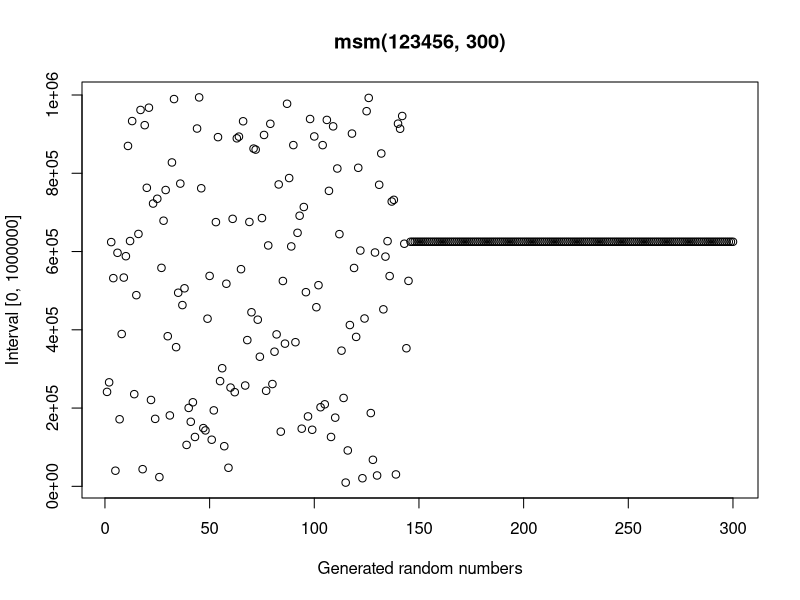
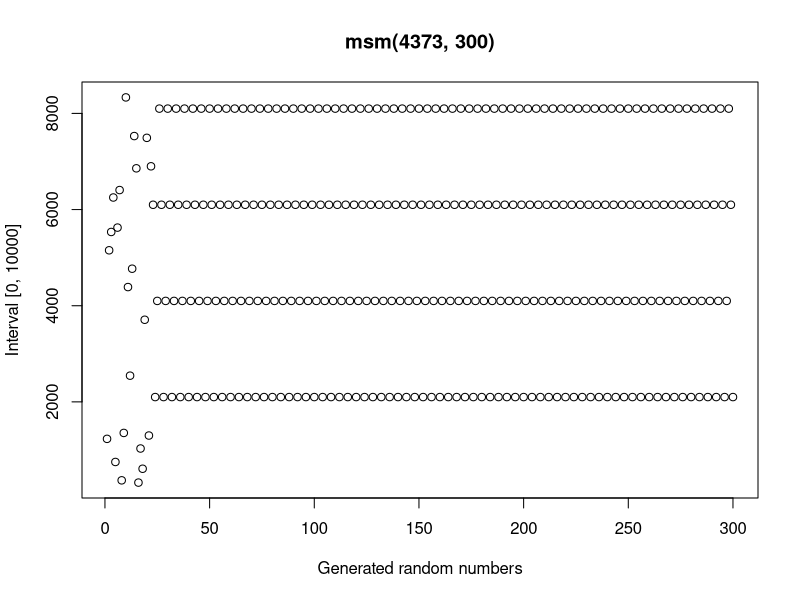
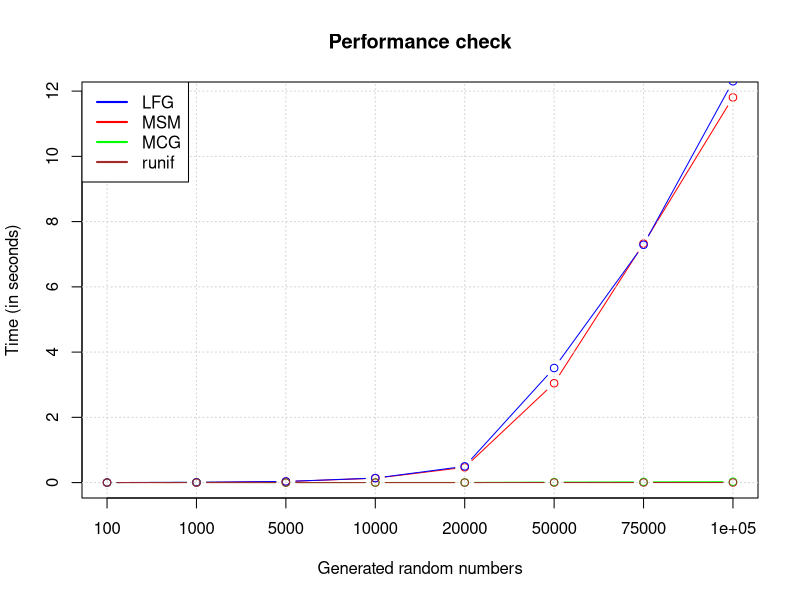
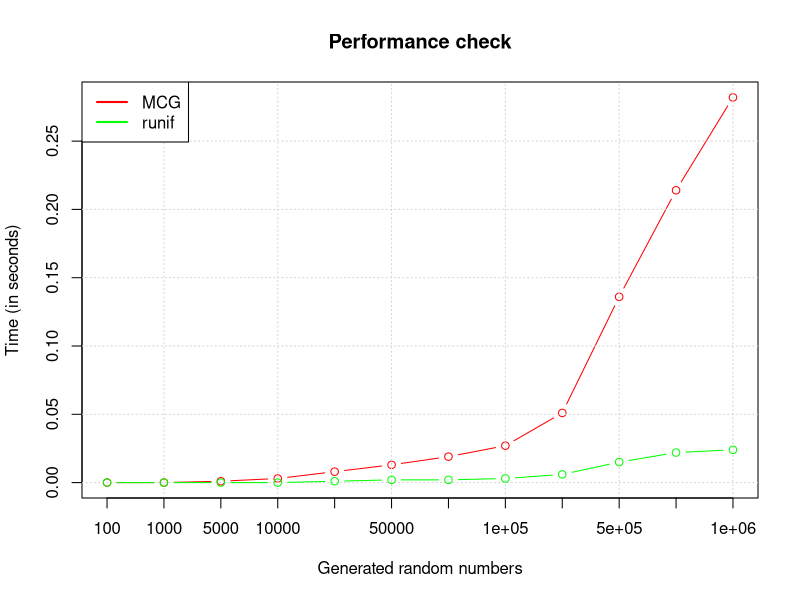
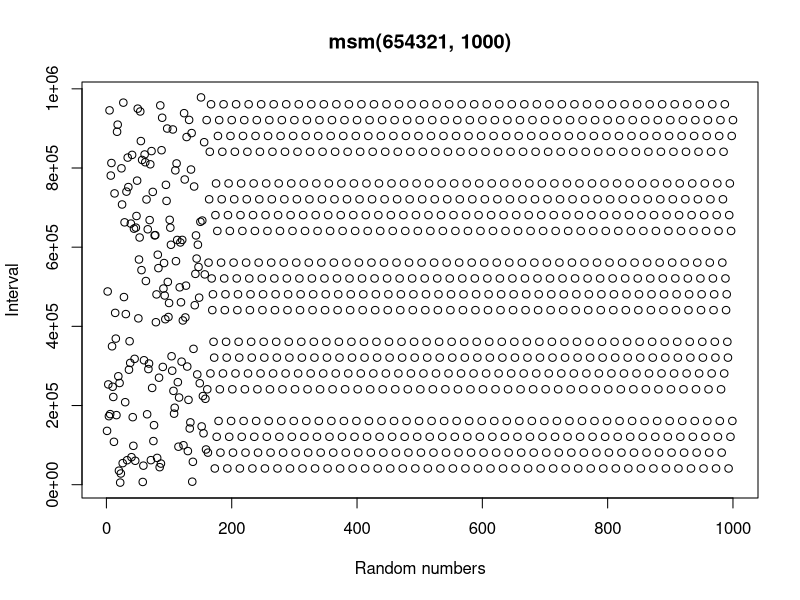
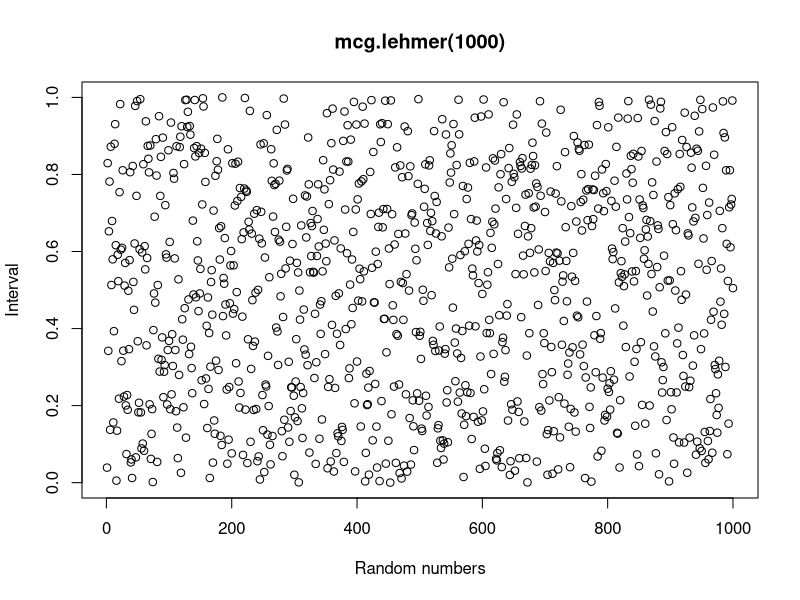
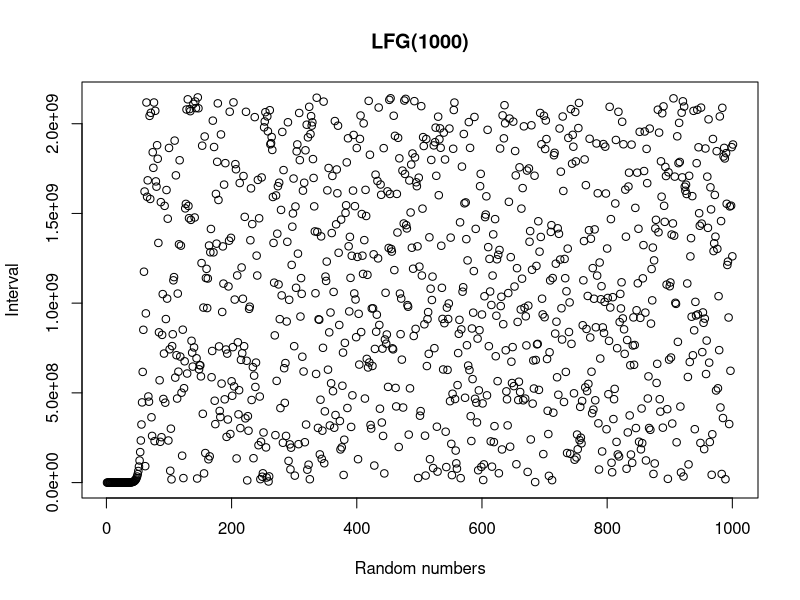
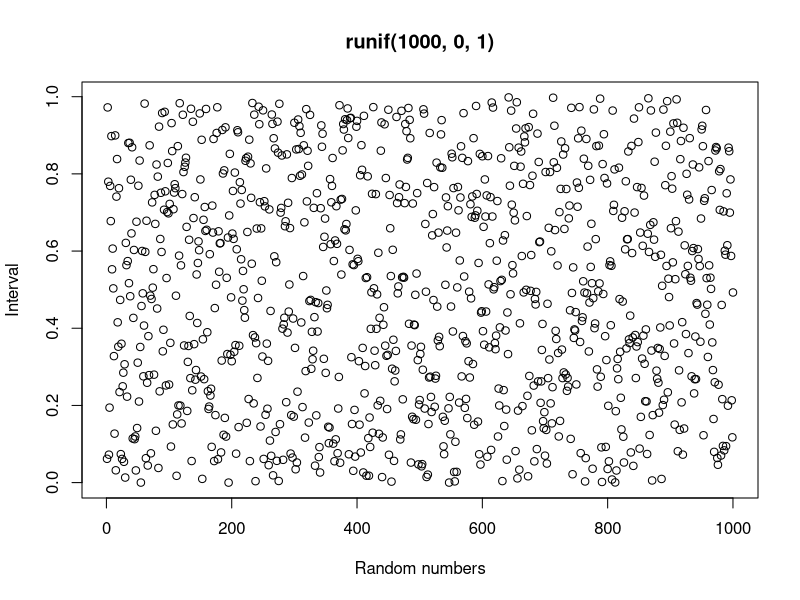

Write the R code that produced these figures, in order.
msm = function(Seed, n) {
    a = nchar(Seed)
    b = nchar(Seed)/2
    empty.vec = NULL
    for (i in 1:n) {
        Seedseed  = Seed^2
        Seed      = (Seedseed%/%10^b)%%10^a
        empty.vec = c(empty.vec, Seed)
    }
    return(empty.vec)
}


mcg.lehmer = function(n, a = 48271, m = 2147483647) {
    Rnum      = as.numeric(Sys.time())
    Rnumb.out = vector(length = n)
    for (i in 1:n) {
        Rnum         = (a * Rnum)%%m
        Rnumb.out[i] = Rnum/m
    }
    return(Rnumb.out)
}


LFG = function(n, j = 7, k = 10, m = 2147483647, Seed = c(4, 8, 2, 8, 3, 9, 1, 8, 7, 1)) {
    gn.out = NULL
    for (i in 0:n) {
        Output    = (Seed[j + i] + Seed[k + i])%%m
        i         = i + 1
        Seed      = append(Seed, Output)
        gn.out[i] = Output
    }
    return(gn.out)
}


# Figure 1:
plot(msm(123456, 300), main = "msm(123456, 300)", xlab = "Generated random numbers", ylab = "Interval [0, 1000000]")


# Figure 2:
plot(msm(4373, 300), main = "msm(4373, 300)", xlab = "Generated random numbers", ylab = "Interval [0, 10000]")


# Figure 3:
nmbrs = c(100, 1000, 5000, 10000, 20000, 50000, 75000, 1e+05)
timecheck.PRNG = function(input = nmbrs, n = length(input)) {
    a1 <<- vector()
    b1 <<- vector()
    c1 <<- vector()
    d1 <<- vector()
    for (i in 1:n) {
        a = system.time(msm(123456, input[i]))[1]
        b = system.time(mcg.lehmer(input[i]))[1]
        c = system.time(LFG(input[i]))[1]
        d = system.time(runif(input[i], 0, 1))[1]
        a1[i] <<- a
        b1[i] <<- b
        c1[i] <<- c
        d1[i] <<- d
    }
}

timecheck.PRNG()

plot(a1, type = "b", main = "Performance check", col = "red", xlab = "Generated random numbers", ylab = "Time (in seconds)", 
    xaxt = "n")
grid(nx = NULL, ny = NULL, col = "lightgray", lty = "dotted", lwd = par("lwd"), equilogs = TRUE)
lines(b1, col = "green", type = "b")
lines(c1, col = "blue", type = "b")
lines(d1, col = "brown", type = "b")
axis(1, at = 1:length(nmbrs), labels = nmbrs)
legend("topleft", legend = c("LFG", "MSM", "MCG", "runif"), lwd = c(2, 2, 2, 2), col = c("blue", "red", "green", "brown"), 
    lty = c(1, 1, 1, 1))


# Figure 4:
nmbrs = c(100, 1000, 5000, 10000, 20000, 50000, 75000, 1e+05, 2e+05, 5e+05, 750000, 1e+06)
timecheck.PRNG = function(input = nmbrs, n = length(input)) {
    b1 <<- vector()
    d1 <<- vector()
    for (i in 1:n) {
        b = system.time(mcg.lehmer(input[i]))[1]
        d = system.time(runif(input[i], 0, 1))[1]
        b1[i] <<- b
        d1[i] <<- d
    }
}

timecheck.PRNG()

plot(b1, type = "b", main = "Performance check", col = "red", xlab = "Generated random numbers", ylab = "Time (in seconds)", 
    xaxt = "n")
grid(nx = NULL, ny = NULL, col = "lightgray", lty = "dotted", lwd = par("lwd"), equilogs = TRUE)
lines(d1, col = "green", type = "b")
axis(1, at = 1:length(nmbrs), labels = nmbrs)
legend("topleft", legend = c("MCG", "runif"), lwd = c(2, 2), col = c("red", "green"), lty = c(1, 1))


# Figure 5:
plot(msm(654321, 1000), main = "msm(654321, 1000)", xlab = "Random numbers", ylab = "Interval")


# Figure 6:
plot(mcg.lehmer(1000), main = "mcg.lehmer(1000)", xlab = "Random numbers", ylab = "Interval")


# Figure 7:
plot(LFG(1000), main = "LFG(1000)", xlab = "Random numbers", ylab = "Interval")


# Figure 8:
plot(runif(1000), main = "runif(1000, 0, 1)", xlab = "Random numbers", ylab = "Interval")


E = 10000
# Result (7)
O1 = table(cut(runif(20000), seq(0, 1, by = 0.5)))
sum(((O1 - E)^2)/E)


# Result (8)
O2 = table(cut(mcg.lehmer(20000), seq(0, 1, by = 0.5)))
sum(((O2 - E)^2)/E)


# Result (9)
O3 = table(cut(LFG(20000), seq(0, 2147483647, by = (2147483647/2))))
sum(((O3 - E)^2)/E)
